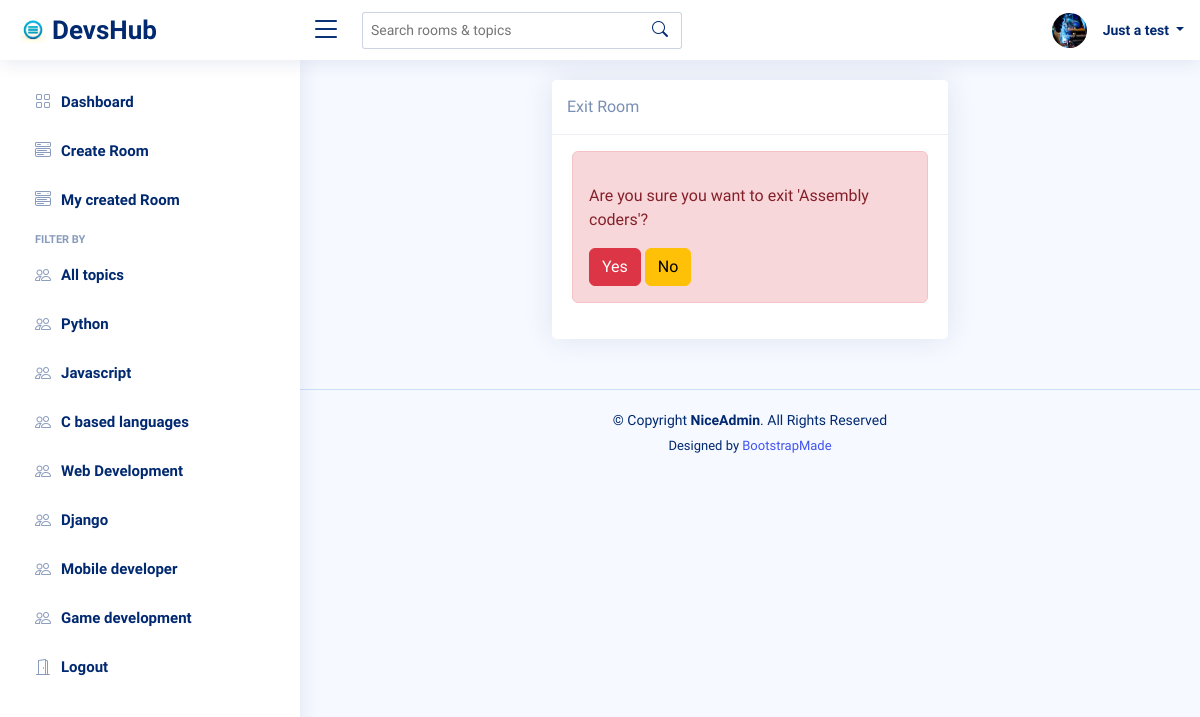
The app's page /room/8/exit/ (signed in) with its own data.
### base/models.py (models this page shows, shortened)
class Profile(models.Model):
    user = models.OneToOneField(User, on_delete=models.CASCADE)
    full_name = models.CharField(max_length=200, blank=True)
    profile_pic = models.ImageField(default="avatar.png", upload_to='profiles/', blank=True)
    bio =  models.TextField(blank=True)
    job = models.CharField(max_length=150, blank=True)
    company = models.CharField(max_length=200, blank=True)
    created = models.DateTimeField(auto_now_add=True)
    updated = models.DateTimeField(auto_now=True)

class Topic(models.Model):
    name = models.CharField(max_length=100)

class Room(models.Model):
    host = models.ForeignKey(User, on_delete=models.CASCADE, blank=True)
    topic = models.ForeignKey(Topic, on_delete=models.CASCADE)
    name = models.CharField(max_length=200)
    class_img = models.ImageField(upload_to="class_img", default="group_icon.png")
    description = models.TextField()
    members = models.ManyToManyField(User, related_name="members", blank=True)
    created = models.DateTimeField(auto_now_add=True)
    updated = models.DateTimeField(auto_now=True)
    objects = RoomManager()
    class Meta:
        ordering = ["-updated", "-created"]

### base/views.py (the view)
# urls.py: path('room/<str:pk>/exit/', exit_room, name="exit-room"),
def exit_room(request, pk):
    room = Room.objects.get(id=pk)
    topics = Topic.objects.all()
    if request.method == "POST":
        if request.user in room.members.all():
            room.members.remove(request.user)
            room.save()
            return redirect('room', pk=room.id)
    context = {
        'room':room,
        'topics':topics,
    }
    return render(request, 'base/exit_room.html', context)

### base/templates/base/exit_room.html (shortened to what this page needs)
{% extends 'main.html' %}
{% load static %}
{% load crispy_forms_tags %}
{% load custom_filters %}
{% block css_files %}
<link href="{% static 'vendor/bootstrap/css/bootstrap.min.css' %}" rel="stylesheet">
<link href="{% static 'vendor/bootstrap-icons/bootstrap-icons.css' %}" rel="stylesheet">
<link href="{% static 'css/style.css' %}" rel="stylesheet">
{% endblock css_files %}
{% block content %}
<main id="main" class="main">
<div class="container">
        <div class="row">
            <div class="col col-md-6 offset-md-3">
                <div class="card">
                    <div class="card-header">Exit Room</div>
                    <div class="card-body mt-3">
                        <div class="alert alert-danger">
                            <form method="POST">
                                <div class="my-3">
                                    Are you sure you want to exit '{{room.name}}'?
                                </div>
                                <input type="submit" value="Yes" class="btn btn-danger">
                                <a href="{% url 'room' room.id %}" class="btn btn-warning">No</a>
                            </form>
                        </div>
                    </div>
                </div>
            </div>
        </div>
    </div>
</main>
{% endblock content %}

### templates/navbar.html (shortened to what this page needs)
  {% load static %}
  <header id="header" class="header fixed-top d-flex align-items-center">
    <div class="d-flex align-items-center justify-content-between">
      <a href="{% url 'home' %}" class="logo d-flex align-items-center">
        <img src="{% static 'img/logo.png' %}" alt=logo"">
        <span class="d-none d-lg-block">DevsHub</span>
      </a>
      <i class="bi bi-list toggle-sidebar-btn"></i>
    </div>
    <div class="search-bar">
      <form class="search-form d-flex align-items-center" method="GET" action="{% url 'home' %}">
        <input type="text" name="q" placeholder="Search rooms & topics" title="Enter search keyword">
        <button type="submit" title="Search"><i class="bi bi-search"></i></button>
      </form>
    </div>
    <nav class="header-nav ms-auto">
      <ul class="d-flex align-items-center">
        {% if user.is_authenticated %}
        <li class="nav-item dropdown pe-3">
          <a class="nav-link nav-profile d-flex align-items-center pe-0" href="#" data-bs-toggle="dropdown">
            <img src="{{request.user.profile.profile_pic.url}}" style="height: 35px; width:35px;" alt="Profile" class="rounded-circle me-2">
            <span class="d-none d-md-block dropdown-toggle ps-2">
              {% if request.user.profile.full_name %}
                {{request.user.profile.full_name}}
              {% else %}
                {{request.user}}
               {% endif %}
            </span>
          </a>
        </li>
        {% else %}
        <a href="{% url 'login' %}" class="btn btn-primary me-3">Login</a>
        {% endif %}
      </ul>
    </nav>
  </header>

### templates/aside.html
  {% url 'home' as index_path %}
  {% url 'create-room' as create_room_path %}
  {% url 'created-rooms' as created_rooms_path %}
  <aside id="sidebar" class="sidebar">
    <ul class="sidebar-nav" id="sidebar-nav">
      <li class="nav-item">
        <a class="nav-link {% if not request.path == index_path %}collapsed{% endif %}" href="{% url 'home' %}">
          <i class="bi bi-grid"></i>
          <span>Dashboard</span>
        </a>
      </li>
      <li class="nav-item">
        <a class="nav-link {% if not request.path == create_room_path %}collapsed{% endif %}" data-bs-target="#components-nav" href="{% url 'create-room' %}">
          <i class="bi bi-menu-button-wide"></i><span>Create Room</span>
        </a>
      </li>
      <li class="nav-item">
        <a class="nav-link {% if not request.path == created_rooms_path %}collapsed{% endif %}" data-bs-target="#components-nav" href="{% url 'created-rooms' %}">
          <i class="bi bi-menu-button-wide"></i><span>My created Room</span>
        </a>
      </li>
      <li class="nav-heading">FILTER BY</li>
      <li class="nav-item">
        <a class="nav-link {% if not q == "" %}collapsed{% endif %}" href="{% url 'home' %}">
        <i class="bi bi-people"></i>
        <span>All topics</span>
        </a>
    </li>
      {% for topic in topics %}
        <li class="nav-item">
            <a class="nav-link {% if not topic.name == q %}collapsed{% endif %}" href="{% url 'home' %}?q={{topic.name}}">
            <i class="bi bi-people"></i>
            <span>{{topic.name}}</span>
            </a>
        </li>
      {% endfor %}
      {% if user.is_authenticated %}
      <li class="nav-item">
        <a class="nav-link collapsed" href="{% url 'logout' %}">
        <i class="bi bi-door-open"></i>
        <span>Logout</span>
        </a>
      </li>
      {% endif %}
    </ul>
  </aside>

### static/css/style.css (style rules this page uses)
:root { scroll-behavior: smooth; }
body { font-family: "Open Sans", sans-serif; background: #f6f9ff; color: #444444; }
a { color: #4154f1; text-decoration: none; }
#main { margin-top: 60px; padding: 20px 30px; transition: all 0.3s; }
.card { margin-bottom: 30px; border: none; border-radius: 5px; box-shadow: 0px 0 30px rgba(1, 41, 112, 0.1); }
.card-header, .card-footer { border-color: #ebeef4; background-color: #fff; color: #798eb3; padding: 15px; }
.card-body { padding: 0 20px 20px 20px; }
.logo { line-height: 1; }
@media (min-width: 1200px) { .logo { width: 280px; } }
.logo img { max-height: 26px; margin-right: 6px; }
.logo span { font-size: 26px; font-weight: 700; color: #012970; font-family: "Nunito", sans-serif; }
.header { transition: all 0.5s; z-index: 997; height: 60px; box-shadow: 0px 2px 20px rgba(1, 41, 112, 0.1); background-color: #fff; padding-left: 20px; }
.header .toggle-sidebar-btn { font-size: 32px; padding-left: 10px; cursor: pointer; color: #012970; }
.header .search-bar { min-width: 360px; padding: 0 20px; }
.header .search-form { width: 100%; }
.header .search-form input { border: 0; font-size: 14px; color: #012970; border: 1px solid rgba(1, 41, 112, 0.2); padding: 7px 38px 7px 8px; border-radius: 3px; transition: 0.3s; width: 100%; }
.header .search-form button { border: 0; padding: 0; margin-left: -30px; background: none; }
.header .search-form button i { color: #012970; }
.header-nav ul { list-style: none; }
.header-nav>ul { margin: 0; padding: 0; }
.header-nav .nav-profile { color: #012970; }
.header-nav .nav-profile img { max-height: 36px; }
.header-nav .nav-profile span { font-size: 14px; font-weight: 600; }
.sidebar { position: fixed; top: 60px; left: 0; bottom: 0; width: 300px; z-index: 996; transition: all 0.3s; padding: 20px; overflow-y: auto; scrollbar-width: thin; scrollbar-color: #aab7cf transparent; box-shadow: 0px 0px 20px rgba(1, 41, 112, 0.1); background-color: #fff; }
@media (min-width: 1200px) { #main, #footer { margin-left: 300px; } }
.sidebar-nav { padding: 0; margin: 0; list-style: none; }
.sidebar-nav li { padding: 0; margin: 0; list-style: none; }
.sidebar-nav .nav-item { margin-bottom: 5px; }
.sidebar-nav .nav-heading { font-size: 11px; text-transform: uppercase; color: #899bbd; font-weight: 600; margin: 10px 0 5px 15px; }
.sidebar-nav .nav-link { display: flex; align-items: center; font-size: 15px; font-weight: 600; color: #4154f1; transition: 0.3; background: #f6f9ff; padding: 10px 15px; border-radius: 4px; }
.sidebar-nav .nav-link i { font-size: 16px; margin-right: 10px; color: #4154f1; }
.sidebar-nav .nav-link.collapsed { color: #012970; background: #fff; }
.sidebar-nav .nav-link.collapsed i { color: #899bbd; }

### records on screen
Topic: name "Python"
Topic: name "Javascript"
Topic: name "C based languages"
Topic: name "Web Development"
Topic: name "Django"
Topic: name "Mobile developer"
Topic: name "Game development"
Room: name "Assembly coders"

### other values on screen
{{ request.user.profile.full_name }} "Just a test"
